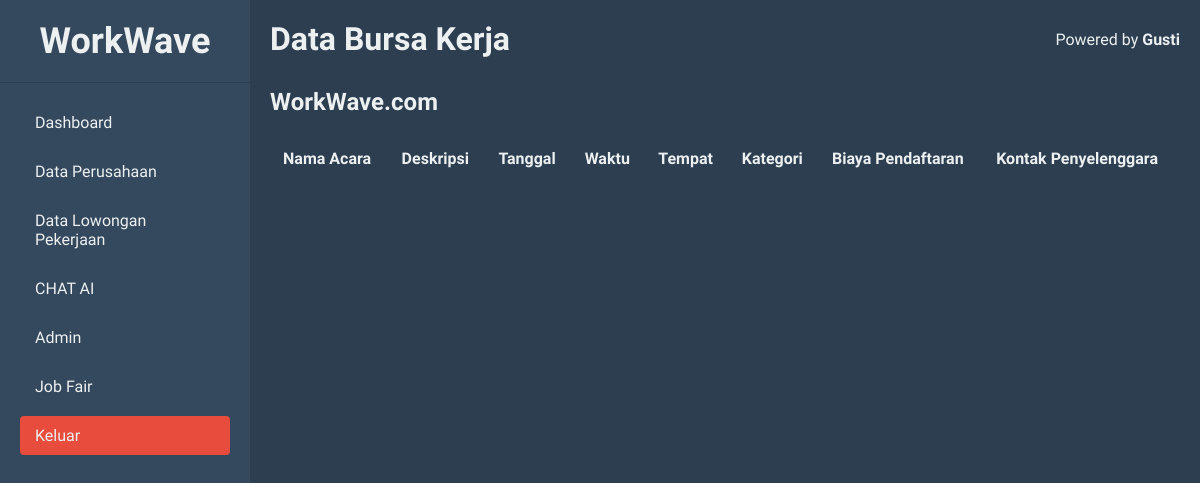
Before: /php/Admin/databursakerja.php with the older database file.
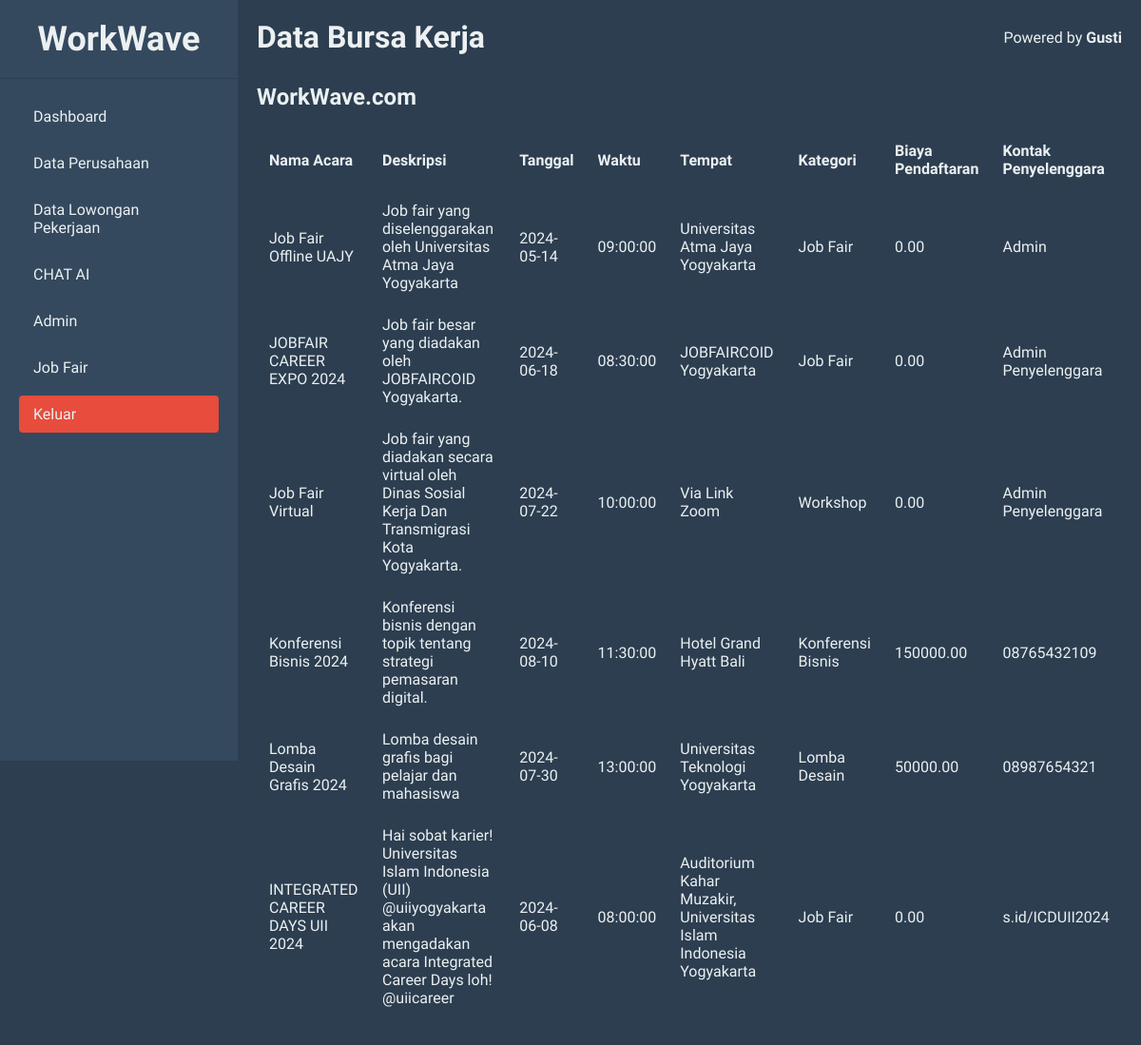
After: the same page with the newer database file.
### tables this page shows
CREATE TABLE `event` (
  `id` int(11) NOT NULL,
  `nama_acara` varchar(255) NOT NULL,
  `deskripsi_acara` text NOT NULL,
  `tanggal_acara` date NOT NULL,
  `waktu_acara` time NOT NULL,
  `tempat_acara` varchar(255) NOT NULL,
  `kategori_acara` varchar(255) NOT NULL,
  `biaya_pendaftaran` decimal(10,2) NOT NULL,
  `kontak_penyelenggara` varchar(255) NOT NULL,
  `url_pendaftaran` varchar(255) NOT NULL,
  `Instruksi_tambahan` varchar(255) NOT NULL,
  `foto_poster` varchar(255) NOT NULL
);

### php/Admin/databursakerja.php (the view, shortened to what this page needs)
<?php
include "koneksi.php";
$sql = "SELECT id, nama_acara, deskripsi_acara, tanggal_acara, waktu_acara, tempat_acara, kategori_acara, biaya_pendaftaran, kontak_penyelenggara, url_pendaftaran FROM event";
$result = $koneksi->query($sql);
?>
<!DOCTYPE html>
<html lang="en">
<head>
    <link rel="stylesheet" href="css/adminpage5.css">
</head>
<body>
<div class="sidebar">
    <div class="sidebar-header">
        <h2><strong>W</strong>ork<strong>W</strong>ave</h2>
    </div>
    <ul class="sidebar-menu">
            <li><a href="AdminPage.php">Dashboard</a></li>
            <li><a href="dataPerusahaan.php">Data Perusahaan</a></li>
            <li><a href="dataLoker.php">Data Lowongan Pekerjaan</a></li>
            <li><a href="dataAI.php">CHAT AI</a></li>
            <li><a href="dataAdmin.php">Admin</a></li>
            <li><a href="databursakerja.php">Job Fair</a></li>
            <li><a href="logout.php" class="btn btn-danger">Keluar</a></li>
        </ul>
</div>
<div class="main-content">
    <header>
        <div class="header-title">
            <h1>Data Bursa Kerja</h1>
        </div>
        <div class="user-info">
            <p>Powered by <strong>Gusti</strong></p>
        </div>
    </header>
    <div class="content">
        <div class="data-section">
        <h2><strong>W</strong>ork<strong>W</strong>ave.com</h2>
            <table class="data-table">
                <thead>
                    <tr>
                        <th>Nama Acara</th>
                        <th>Deskripsi</th>
                        <th>Tanggal</th>
                        <th>Waktu</th>
                        <th>Tempat</th>
                        <th>Kategori</th>
                        <th>Biaya Pendaftaran</th>
                        <th>Kontak Penyelenggara</th>
                    </tr>
                </thead>
                <tbody>
                    <?php while ($row = $result->fetch_assoc()) : ?>
                        <tr>
                            <td><?php echo htmlspecialchars($row['nama_acara']); ?></td>
                            <td><?php echo htmlspecialchars($row['deskripsi_acara']); ?></td>
                            <td><?php echo htmlspecialchars($row['tanggal_acara']); ?></td>
                            <td><?php echo htmlspecialchars($row['waktu_acara']); ?></td>
                            <td><?php echo htmlspecialchars($row['tempat_acara']); ?></td>
                            <td><?php echo htmlspecialchars($row['kategori_acara']); ?></td>
                            <td><?php echo htmlspecialchars($row['biaya_pendaftaran']); ?></td>
                            <td><?php echo htmlspecialchars($row['kontak_penyelenggara']); ?></td>
                        </tr>
                    <?php endwhile; ?>
                </tbody>
            </table>
        </div>
    </div>
</div>
</body>
</html>

Changed rows visible on the page:
added event: nama_acara "Job Fair Offline UAJY", deskripsi_acara "Job fair yang diselenggarakan oleh Universitas Atma Jaya Yogyakarta", tanggal_acara "2024-05-14", waktu_acara "09:00:00", tempat_acara "Universitas Atma Jaya Yogyakarta", kategori_acara "Job Fair", biaya_pendaftaran "0.00", kontak_penyelenggara "Admin"
added event: nama_acara "JOBFAIR CAREER EXPO 2024", deskripsi_acara "Job fair besar yang diadakan oleh JOBFAIRCOID Yogyakarta.", tanggal_acara "2024-06-18", waktu_acara "08:30:00", tempat_acara "JOBFAIRCOID Yogyakarta", kategori_acara "Job Fair", biaya_pendaftaran "0.00", kontak_penyelenggara "Admin Penyelenggara"
added event: nama_acara "Job Fair Virtual", deskripsi_acara "Job fair yang diadakan secara virtual oleh Dinas Sosial Kerja Dan Transmigrasi Kota Yogyakarta.", tanggal_acara "2024-07-22", waktu_acara "10:00:00", tempat_acara "Via Link Zoom", kategori_acara "Workshop", biaya_pendaftaran "0.00", kontak_penyelenggara "Admin Penyelenggara"
added event: nama_acara "Konferensi Bisnis 2024", deskripsi_acara "Konferensi bisnis dengan topik tentang strategi pemasaran digital.", tanggal_acara "2024-08-10", waktu_acara "11:30:00", tempat_acara "Hotel Grand Hyatt Bali", kategori_acara "Konferensi Bisnis", biaya_pendaftaran "150000.00", kontak_penyelenggara "08765432109"
added event: nama_acara "Lomba Desain Grafis 2024", deskripsi_acara "Lomba desain grafis bagi pelajar dan mahasiswa", tanggal_acara "2024-07-30", waktu_acara "13:00:00", tempat_acara "Universitas Teknologi Yogyakarta", kategori_acara "Lomba Desain", biaya_pendaftaran "50000.00", kontak_penyelenggara "08987654321"
added event: nama_acara "INTEGRATED CAREER DAYS UII 2024", deskripsi_acara "Hai sobat karier! Universitas Islam Indonesia (UII) @uiiyogyakarta akan mengadakan acara Integrated Career Days loh! @uiicareer", tanggal_acara "2024-06-08", waktu_acara "08:00:00", tempat_acara "Auditorium Kahar Muzakir, Universitas Islam Indonesia Yogyakarta", kategori_acara "Job Fair", biaya_pendaftaran "0.00", kontak_penyelenggara "s.id/ICDUII2024"
